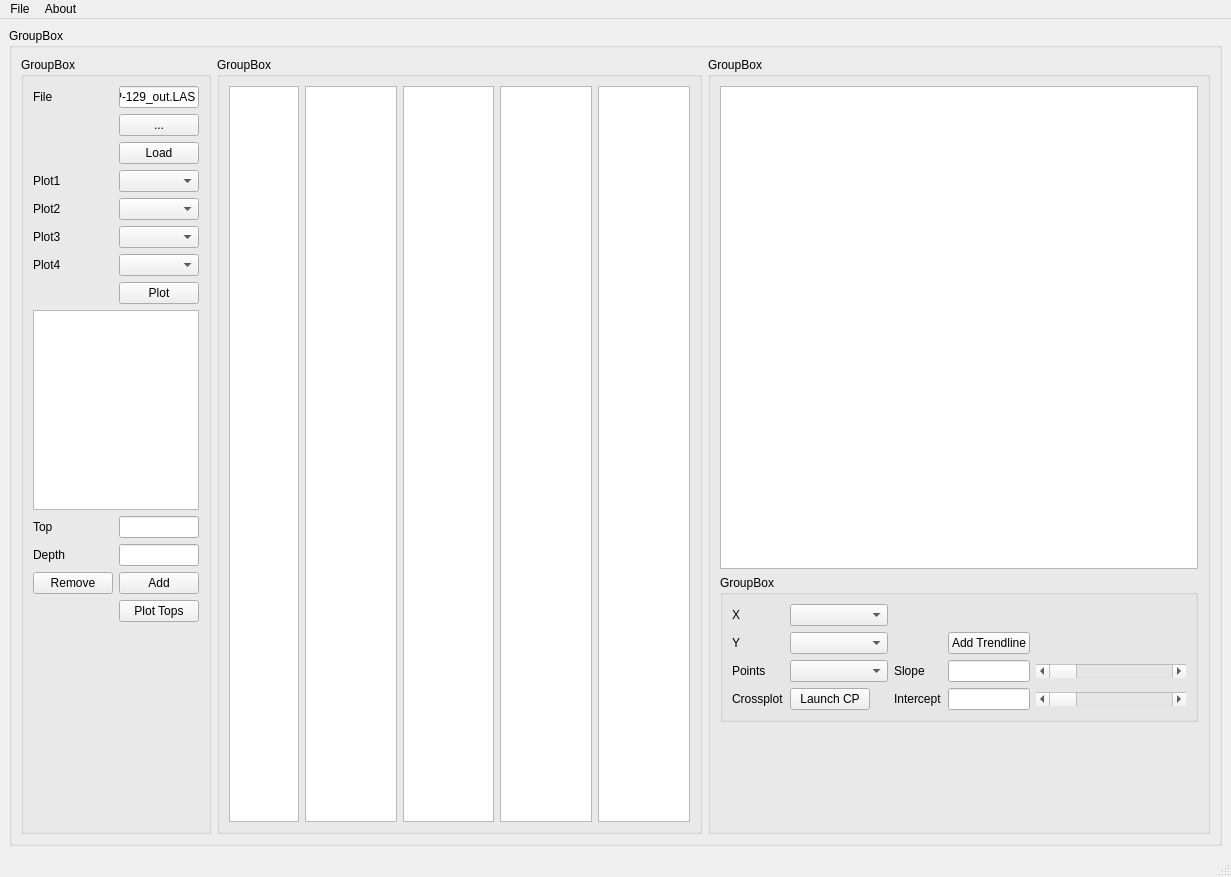
<?xml version="1.0" encoding="UTF-8"?>
<ui version="4.0">
 <class>MainWindow</class>
 <widget class="QMainWindow" name="MainWindow">
  <property name="geometry">
   <rect>
    <x>0</x>
    <y>0</y>
    <width>1231</width>
    <height>877</height>
   </rect>
  </property>
  <property name="windowTitle">
   <string>calgeopy - deerfoot</string>
  </property>
  <widget class="QWidget" name="centralwidget">
   <layout class="QGridLayout" name="gridLayout_3">
    <item row="0" column="0">
     <widget class="QGroupBox" name="groupBox_2">
      <property name="title">
       <string>GroupBox</string>
      </property>
      <layout class="QHBoxLayout" name="horizontalLayout">
       <item>
        <widget class="QGroupBox" name="groupBox">
         <property name="title">
          <string>GroupBox</string>
         </property>
         <layout class="QGridLayout" name="gridLayout_4">
          <item row="1" column="0">
           <widget class="QLabel" name="label">
            <property name="text">
             <string>File</string>
            </property>
           </widget>
          </item>
          <item row="1" column="1" colspan="2">
           <widget class="QLineEdit" name="le_filename">
            <property name="text">
             <string>P-129_out.LAS</string>
            </property>
           </widget>
          </item>
          <item row="4" column="1" colspan="2">
           <widget class="QComboBox" name="cb_plot1"/>
          </item>
          <item row="2" column="1" colspan="2">
           <widget class="QPushButton" name="btnGetfilename">
            <property name="text">
             <string>...</string>
            </property>
           </widget>
          </item>
          <item row="3" column="1" colspan="2">
           <widget class="QPushButton" name="btn_loadlas">
            <property name="text">
             <string>Load</string>
            </property>
           </widget>
          </item>
          <item row="7" column="0">
           <widget class="QLabel" name="label_5">
            <property name="text">
             <string>Plot2</string>
            </property>
           </widget>
          </item>
          <item row="7" column="1" colspan="2">
           <widget class="QComboBox" name="cb_plot2"/>
          </item>
          <item row="4" column="0">
           <widget class="QLabel" name="label_4">
            <property name="text">
             <string>Plot1</string>
            </property>
           </widget>
          </item>
          <item row="9" column="1" colspan="2">
           <widget class="QComboBox" name="cb_plot3"/>
          </item>
          <item row="10" column="1" colspan="2">
           <widget class="QComboBox" name="cb_plot4"/>
          </item>
          <item row="12" column="1" colspan="2">
           <widget class="QPushButton" name="btnPlotlas">
            <property name="sizePolicy">
             <sizepolicy hsizetype="Minimum" vsizetype="Fixed">
              <horstretch>2</horstretch>
              <verstretch>0</verstretch>
             </sizepolicy>
            </property>
            <property name="text">
             <string>Plot</string>
            </property>
           </widget>
          </item>
          <item row="17" column="1" colspan="2">
           <widget class="QLineEdit" name="le_topdepth"/>
          </item>
          <item row="18" column="1" colspan="2">
           <widget class="QPushButton" name="btn_addtop">
            <property name="text">
             <string>Add</string>
            </property>
           </widget>
          </item>
          <item row="9" column="0">
           <widget class="QLabel" name="label_6">
            <property name="text">
             <string>Plot3</string>
            </property>
           </widget>
          </item>
          <item row="19" column="1" colspan="2">
           <widget class="QPushButton" name="btn_plottops">
            <property name="text">
             <string>Plot Tops</string>
            </property>
           </widget>
          </item>
          <item row="10" column="0">
           <widget class="QLabel" name="label_7">
            <property name="text">
             <string>Plot4</string>
            </property>
           </widget>
          </item>
          <item row="15" column="1" colspan="2">
           <widget class="QLineEdit" name="le_topname"/>
          </item>
          <item row="17" column="0">
           <widget class="QLabel" name="label_3">
            <property name="text">
             <string>Depth</string>
            </property>
           </widget>
          </item>
          <item row="13" column="0" colspan="3">
           <widget class="QListWidget" name="tbl_tops"/>
          </item>
          <item row="15" column="0">
           <widget class="QLabel" name="label_2">
            <property name="text">
             <string>Top</string>
            </property>
           </widget>
          </item>
          <item row="20" column="2">
           <spacer name="verticalSpacer">
            <property name="orientation">
             <enum>Qt::Vertical</enum>
            </property>
            <property name="sizeHint" stdset="0">
             <size>
              <width>20</width>
              <height>40</height>
             </size>
            </property>
           </spacer>
          </item>
          <item row="18" column="0">
           <widget class="QPushButton" name="btn_removetop">
            <property name="text">
             <string>Remove</string>
            </property>
           </widget>
          </item>
         </layout>
        </widget>
       </item>
       <item>
        <widget class="QGroupBox" name="groupBox_8">
         <property name="sizePolicy">
          <sizepolicy hsizetype="Expanding" vsizetype="Preferred">
           <horstretch>0</horstretch>
           <verstretch>0</verstretch>
          </sizepolicy>
         </property>
         <property name="maximumSize">
          <size>
           <width>800</width>
           <height>16777215</height>
          </size>
         </property>
         <property name="title">
          <string>GroupBox</string>
         </property>
         <layout class="QGridLayout" name="gridLayout_5">
          <item row="0" column="3">
           <widget class="PlotWidget" name="gvPlot3">
            <property name="maximumSize">
             <size>
              <width>150</width>
              <height>16777215</height>
             </size>
            </property>
           </widget>
          </item>
          <item row="0" column="1">
           <widget class="PlotWidget" name="gvPlot1">
            <property name="maximumSize">
             <size>
              <width>150</width>
              <height>16777215</height>
             </size>
            </property>
           </widget>
          </item>
          <item row="0" column="2">
           <widget class="PlotWidget" name="gvPlot2">
            <property name="maximumSize">
             <size>
              <width>150</width>
              <height>16777215</height>
             </size>
            </property>
           </widget>
          </item>
          <item row="0" column="5">
           <widget class="PlotWidget" name="gvPlot4">
            <property name="maximumSize">
             <size>
              <width>150</width>
              <height>16777215</height>
             </size>
            </property>
           </widget>
          </item>
          <item row="0" column="0">
           <widget class="PlotWidget" name="gvPlotzoi">
            <property name="maximumSize">
             <size>
              <width>100</width>
              <height>16777215</height>
             </size>
            </property>
           </widget>
          </item>
         </layout>
         <zorder>gvPlot4</zorder>
         <zorder>gvPlot2</zorder>
         <zorder>gvPlot1</zorder>
         <zorder>gvPlot3</zorder>
         <zorder>gvPlotzoi</zorder>
        </widget>
       </item>
       <item>
        <widget class="QGroupBox" name="groupBox_4">
         <property name="title">
          <string>GroupBox</string>
         </property>
         <layout class="QGridLayout" name="gridLayout">
          <item row="3" column="0">
           <spacer name="verticalSpacer_2">
            <property name="orientation">
             <enum>Qt::Vertical</enum>
            </property>
            <property name="sizeType">
             <enum>QSizePolicy::Fixed</enum>
            </property>
            <property name="sizeHint" stdset="0">
             <size>
              <width>20</width>
              <height>100</height>
             </size>
            </property>
           </spacer>
          </item>
          <item row="0" column="0">
           <widget class="PlotWidget" name="scatter"/>
          </item>
          <item row="2" column="0">
           <widget class="QGroupBox" name="groupBox_6">
            <property name="enabled">
             <bool>true</bool>
            </property>
            <property name="title">
             <string>GroupBox</string>
            </property>
            <layout class="QGridLayout" name="gridLayout_2">
             <item row="1" column="0">
              <widget class="QLabel" name="label_10">
               <property name="text">
                <string>Y</string>
               </property>
              </widget>
             </item>
             <item row="0" column="0">
              <widget class="QLabel" name="label_9">
               <property name="text">
                <string>X</string>
               </property>
              </widget>
             </item>
             <item row="3" column="0">
              <widget class="QLabel" name="label_11">
               <property name="text">
                <string>Points</string>
               </property>
              </widget>
             </item>
             <item row="4" column="0">
              <widget class="QLabel" name="label_8">
               <property name="text">
                <string>Crossplot</string>
               </property>
              </widget>
             </item>
             <item row="4" column="7">
              <widget class="QLineEdit" name="le_trendlineint">
               <property name="maximumSize">
                <size>
                 <width>150</width>
                 <height>16777215</height>
                </size>
               </property>
              </widget>
             </item>
             <item row="4" column="1">
              <widget class="QPushButton" name="btn_startcrossplot">
               <property name="text">
                <string>Launch CP</string>
               </property>
              </widget>
             </item>
             <item row="1" column="7">
              <widget class="QPushButton" name="btn_trendline">
               <property name="text">
                <string>Add Trendline</string>
               </property>
              </widget>
             </item>
             <item row="0" column="1" colspan="4">
              <widget class="QComboBox" name="cb_x"/>
             </item>
             <item row="3" column="1" colspan="4">
              <widget class="QComboBox" name="cb_points"/>
             </item>
             <item row="3" column="5">
              <widget class="QLabel" name="label_13">
               <property name="text">
                <string>Slope</string>
               </property>
              </widget>
             </item>
             <item row="3" column="7">
              <widget class="QLineEdit" name="le_trendlineslope">
               <property name="enabled">
                <bool>true</bool>
               </property>
               <property name="sizePolicy">
                <sizepolicy hsizetype="Expanding" vsizetype="Fixed">
                 <horstretch>0</horstretch>
                 <verstretch>0</verstretch>
                </sizepolicy>
               </property>
               <property name="maximumSize">
                <size>
                 <width>150</width>
                 <height>16777215</height>
                </size>
               </property>
              </widget>
             </item>
             <item row="4" column="5">
              <widget class="QLabel" name="label_12">
               <property name="text">
                <string>Intercept</string>
               </property>
              </widget>
             </item>
             <item row="1" column="1" colspan="4">
              <widget class="QComboBox" name="cb_y"/>
             </item>
             <item row="3" column="8">
              <widget class="QScrollBar" name="horizontalScrollBar">
               <property name="minimumSize">
                <size>
                 <width>150</width>
                 <height>0</height>
                </size>
               </property>
               <property name="orientation">
                <enum>Qt::Horizontal</enum>
               </property>
              </widget>
             </item>
             <item row="4" column="8">
              <widget class="QScrollBar" name="horizontalScrollBar_2">
               <property name="orientation">
                <enum>Qt::Horizontal</enum>
               </property>
              </widget>
             </item>
            </layout>
            <zorder>label_9</zorder>
            <zorder>label_10</zorder>
            <zorder>cb_x</zorder>
            <zorder>cb_y</zorder>
            <zorder>label_11</zorder>
            <zorder>cb_points</zorder>
            <zorder>btn_startcrossplot</zorder>
            <zorder>label_8</zorder>
            <zorder>btn_trendline</zorder>
            <zorder>label_13</zorder>
            <zorder>le_trendlineslope</zorder>
            <zorder>label_12</zorder>
            <zorder>le_trendlineint</zorder>
            <zorder>horizontalScrollBar</zorder>
            <zorder>horizontalScrollBar_2</zorder>
           </widget>
          </item>
         </layout>
        </widget>
       </item>
      </layout>
     </widget>
    </item>
   </layout>
  </widget>
  <widget class="QMenuBar" name="menubar">
   <property name="geometry">
    <rect>
     <x>0</x>
     <y>0</y>
     <width>1231</width>
     <height>21</height>
    </rect>
   </property>
   <widget class="QMenu" name="menuFile">
    <property name="title">
     <string>File</string>
    </property>
    <addaction name="actionExit"/>
   </widget>
   <widget class="QMenu" name="menuAbout">
    <property name="title">
     <string>About</string>
    </property>
    <addaction name="actionAbout"/>
   </widget>
   <addaction name="menuFile"/>
   <addaction name="menuAbout"/>
  </widget>
  <widget class="QStatusBar" name="statusbar"/>
  <action name="actionExit">
   <property name="text">
    <string>Exit</string>
   </property>
  </action>
  <action name="actionAbout">
   <property name="text">
    <string>About</string>
   </property>
  </action>
 </widget>
 <customwidgets>
  <customwidget>
   <class>PlotWidget</class>
   <extends>QGraphicsView</extends>
   <header location="global">pyqtgraph</header>
  </customwidget>
 </customwidgets>
 <tabstops>
  <tabstop>btnGetfilename</tabstop>
  <tabstop>btn_loadlas</tabstop>
  <tabstop>cb_plot1</tabstop>
  <tabstop>cb_plot2</tabstop>
  <tabstop>cb_plot3</tabstop>
  <tabstop>cb_plot4</tabstop>
  <tabstop>btnPlotlas</tabstop>
  <tabstop>le_topname</tabstop>
  <tabstop>le_topdepth</tabstop>
  <tabstop>btn_addtop</tabstop>
  <tabstop>btn_plottops</tabstop>
  <tabstop>tbl_tops</tabstop>
 </tabstops>
 <resources/>
 <connections/>
</ui>
